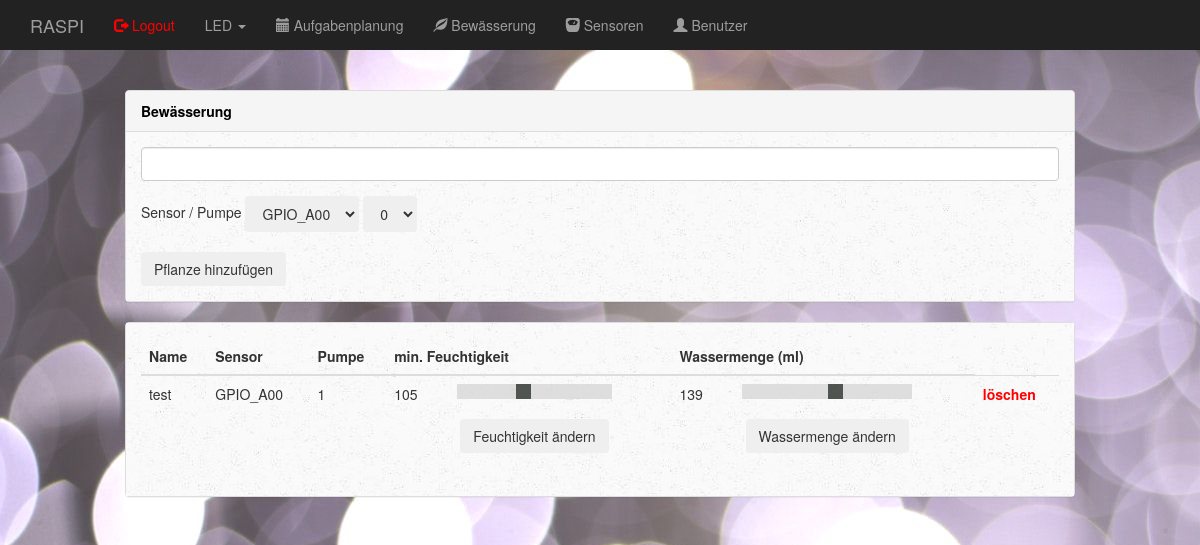
The page /dashboard/plants (signed in) on the database its author committed.
### app.py (models this page shows)
class Plants(db.Model):
    __tablename__ = 'plants'
    id           = db.Column(db.Integer, primary_key=True, autoincrement = True)
    name         = db.Column(db.String(50), unique=True)
    sensor_id    = db.Column(db.Integer, db.ForeignKey('sensor.id'))
    sensor_name  = db.relationship('Sensor')
    moisture     = db.Column(db.Integer)
    water_volume = db.Column(db.Integer)
    pump_id      = db.Column(db.Integer)

class Sensor(db.Model):
    __tablename__ = 'sensor'
    id   = db.Column(db.Integer, primary_key=True, autoincrement = True)
    name = db.Column(db.String(50), unique=True)

### app.py (the view, shortened to what this page needs)
@app.route('/dashboard/plants', methods=['GET', 'POST'])
@login_required
def dashboard_plants():
    error_massage = ""
    water_volume = ""
    moisture = ""
    if request.method == "GET":
        for i in range (1,25):
            if request.args.get("moisture_" + str(i)):
                moisture = request.args.get("moisture_" + str(i))
                entry = Plants.query.filter_by(id=i).first()
                entry.moisture = moisture
                db.session.commit()
            if request.args.get("water_" + str(i)):
                water_volume = request.args.get("water_" + str(i))
                entry = Plants.query.filter_by(id=i).first()
                entry.water_volume = water_volume
                db.session.commit()
    dropdown_list_sensor = Sensor.query.all()
    dropdown_list_pump = [0, 1, 2, 3]
    plants_list = Plants.query.all()
    return render_template('dashboard_plants.html',
                            dropdown_list_sensor=dropdown_list_sensor,
                            dropdown_list_pump=dropdown_list_pump,
                            plants_list=plants_list,
                            moisture=moisture,
                            water_volume=water_volume,
                            error_massage=error_massage)

### app.py (called while the page is built)
@login_manager.user_loader
def load_user(user_id):
    return User.query.get(int(user_id))

### templates/dashboard_plants.html (shortened to what this page needs)
{% extends "bootstrap/base.html" %}
{% block styles %}
  {{super()}}
  <link rel="stylesheet" href="{{url_for('.static', filename='dashboard.css')}}">
{% endblock %}
{% block content %}
<nav class="navbar navbar-inverse navbar-fixed-top">
  <div class="container">
    <div class="navbar-header">
      <a class="navbar-brand" href="#">RASPI</a>
    </div>
    <div id="navbar" class="collapse navbar-collapse">
      <ul class="nav navbar-nav">
        <li><a href="{{ url_for('logout') }}"><span class="glyphicon glyphicon-log-out" style="color:red"></span><font color="red"> Logout</font></a></li>
        <li class="dropdown">
          <a class="dropdown-toggle" data-toggle="dropdown" href="#">LED
          <span class="caret"></span></a>
        </li>
        <li><a href="{{ url_for('dashboard_schedular') }}"><span class="glyphicon glyphicon-calendar"></span> Aufgabenplanung</a></li>
        <li><a href="{{ url_for('dashboard_plants') }}"><span class="glyphicon glyphicon-leaf"></span> Bewässerung</a></li>
        <li><a href="{{ url_for('dashboard_sensors') }}"><span class="glyphicon glyphicon-scale"></span> Sensoren</a></li>
        <li><a href="{{ url_for('dashboard_user') }}"><span class="glyphicon glyphicon-user"></span> Benutzer</a></li>
      </ul>
    </div>
  </div>
</nav>
<br>
<div class="col-sm-2 col-sm-offset-2 col-md-10 col-md-offset-1 main">
  <div class="row">
    <div class="col">
      <div class="panel panel-default">
        <div class="panel-heading"><font color="black"><b>Bewässerung</b></font></div>
          <div class="panel-body">
          <form method="GET">
            <div class="form-group">
              <input type="text" class="form-control" name=name value="" />
              </div>
              Sensor / Pumpe
                <select class="btn btn-secondary dropdown-toggle" name="set_sensor">
                  {% for each in dropdown_list_sensor %}
                  <option value="{{each.id}}"> {{ each.name }} </option>
                  {% endfor %}
                </select>
                <select class="btn btn-secondary dropdown-toggle" name="set_pump">
                  {% for each in dropdown_list_pump %}
                  <option value="{{each}}"> {{ each }} </option>
                  {% endfor %}
                </select>
                <br>
                <br>
              <input type="submit" class="btn btn-secondary" value="Pflanze hinzufügen" />
              <br>
            </form>
          </div>
        </div>
        <div class="panel panel-default">
          <div class="panel-body">
          <table class="table">
            <thead>
              <th scope="col">Name</th>
              <th scope="col">Sensor</th>
              <th scope="col">Pumpe</th>
              <th scope="col" colspan="2">min. Feuchtigkeit</th>
              <th scope="col" colspan="2">Wassermenge (ml)</th>
            </thead>
            <tbody>
              {% for entry in plants_list %}
              <tr>
                <td>{{ entry.name }}</td>
                <td>{{ entry.sensor_name.name }}</td>
                <td>{{ entry.pump_id }}</td>
                <td>{{ entry.moisture }}</td>
                <td>
                  <form method="GET" class="slidecontainer">
                    <div class="col-md-10 text-center">
                      <input type="range" class="slider" name="moisture_{{ entry.id }}" min="0" max="250" value="{{ entry.moisture }}" />
                      <br>
                      <input type="submit" class="btn btn-secondary" value="Feuchtigkeit ändern"/>
                    </div>
                  </form>
                </td>
                <td>{{ entry.water_volume }}</td>
                <td>
                  <form method="GET" class="slidecontainer">
                    <div class="col-md-10 text-center">
                      <input type="range" class="slider" name="water_{{ entry.id }}" min="0" max="250" value="{{ entry.water_volume }}" />
                      <br>
                      <input type="submit" class="btn btn-secondary" value="Wassermenge ändern"/>
                    </div>
                  </form>
                </td>
                <td><a href="/dashboard/plants/delete/{{ entry.id }}"><font color="red"><b>löschen</b></font></a></td>
              </tr>
              {% endfor %}
            </tbody>
          </table>
        </div>
      </div>
    </div>
  </div>
</div>
{% endblock %}

### static/dashboard.css (style rules this page uses)
body { padding-top: 50px; background-image: url(images/background.jpg); }
.panel-body { background-image: url(images/background-panal.jpg); }
.navbar-fixed-top { border: 0; }
.main { padding: 20px; }
@media (min-width: 768px) { .main { padding-right: 40px; padding-left: 40px; } }
.slidecontainer { width: 100%; }
.slider { -webkit-appearance: none; appearance: none; width: 100%; height: 15px; background: #d3d3d3; outline: none; opacity: 0.7; -webkit-transition: .2s; transition: opacity .2s; }

### rows shown on the page
Plants: name "test", sensor_name.name "GPIO_A00", pump_id "1", moisture "105", water_volume "139"

### other values the page prints
form field set_sensor "GPIO_A00"
form field set_pump "0"
